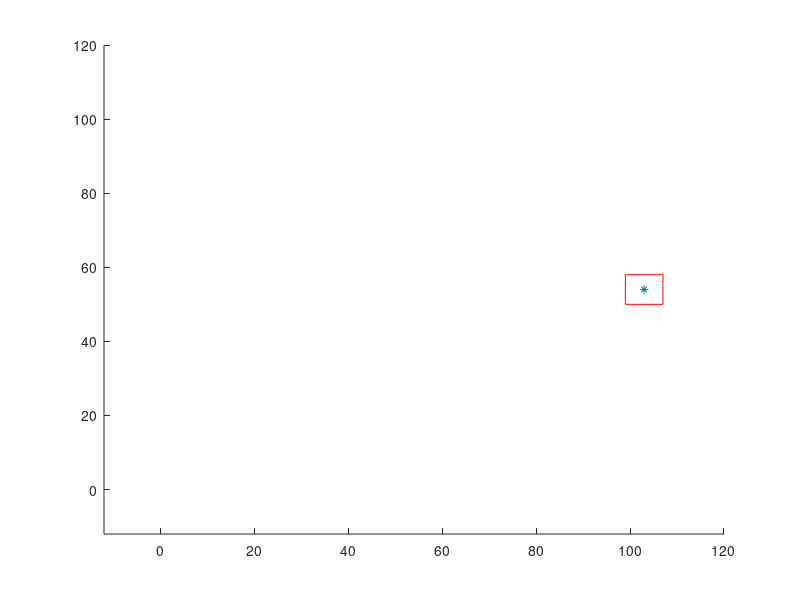

Reproduce this figure in MATLAB.
function  moving_square()
%warmup example: point moving along diagonal line

x_step = 0.1; %increment of x-coordinate in one step
y_step = 0.05; %increment of y-coordinate in one step
n = 1000; %number of steps

cs_start = [3;4];  %coordinates of the center of the square (arbitrarily chosen value)
side_len = 8; %side length of the squaere (arbitrarily chosen value)

%determine the coordinates of the four vertices s1, s2, s3, s4 of the
%square 
s1_start = cs_start + [side_len/2; side_len/2];
s2_start = cs_start + [-side_len/2; side_len/2];
s3_start = cs_start + [-side_len/2; -side_len/2];
s4_start = cs_start + [side_len/2; -side_len/2] 

trans_matrix = [1 0 0.1; 0 1 0.05; 0 0 1];

%initialization (from now an, use homogeneous coordinates)
cs = [cs_start; 1]; 
s1 = [s1_start; 1];
s2 = [s2_start; 1]; 
s3 = [s3_start; 1];
s4 = [s4_start; 1];
for i = 1:n
    
    cs = trans_matrix * cs;
    s1 = trans_matrix * s1;
    s2 = trans_matrix * s2
    s3 = trans_matrix * s3;
    s4 = trans_matrix * s4;    
    
    %update cs and s1, s2, s3, s4    
    clf; %delete previous plot
    hold on; %retain all upcoming plots in this iteration of the loop    
    plot(cs(1), cs(2), '*');
    plot([s1(1) s2(1) s3(1) s4(1) s1(1)], [s1(2) s2(2) s3(2) s4(2) s1(2)], 'r');
    axis([-12, 120, -12, 120]); %keep axis limits (to avoid disturbing visual effects) 
    pause(0.0005); %pauses for 0.0005 sec    
end

